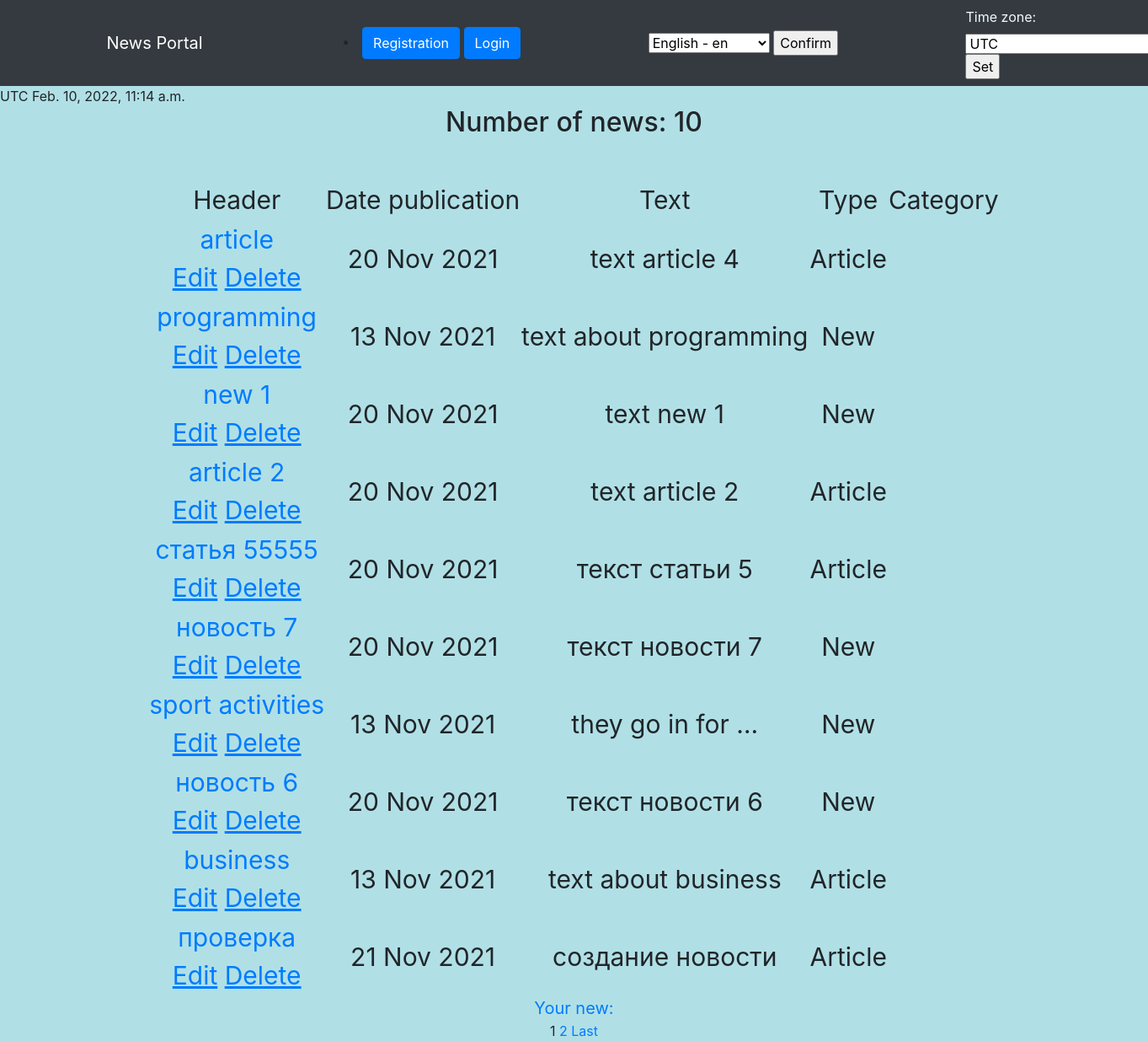
Page /news/ on the committed database.
### NewsApp/models.py (models this page shows, shortened)
class Post(models.Model):
    author = models.ForeignKey(Author,on_delete=models.CASCADE)
    News = "NW"
    Article = 'AR'
    TYPES = (
        (News, 'Новость'),
        (Article, 'Статья')
    )
    category_type = models.CharField(choices=TYPES, max_length=2, default=Article)
    date_time = models.DateTimeField(auto_now_add=True)
    header = models.CharField(max_length=64)
    text = models.CharField(max_length=128)
    rating = models.IntegerField(default=0)
    post_category = models.ManyToManyField(Category, through="PostCategory")

### NewsApp/views.py (the view, shortened to what this page needs)
# urls.py: path('' , (NewsList.as_view()), name = 'main_page'), #cache_page(60 * 1) полное кеширование страницы тут будет уместно потому что проверка авторизации!
class NewsList(ListView):
    model = Post
    template_name = 'news.html'
    context_object_name = 'news'
    queryset = Post.objects.all()
    ordering = ['-rating']
    paginate_by = 10
    def get_context_data(self, **kwargs):
        context = super().get_context_data(**kwargs)
        context['time_now'] = datetime.now() #datetime.utcnow()  # добавим переменную текущей даты time_now
        context['timezones'] = pytz.common_timezones
        return context

### NewsApp/templatetags/custom_filters.py (called while the page is built)
@register.filter(name='Censor')
def Censor(text):
    text = str(text).lower().split(' ')
    List_of_bad_words = [
        'мразь','гнилой','пожилой','каворкинг','бомж','изнасиловал'
    ]
    edited_text = ''
    for word in text:
        if word not in List_of_bad_words:
            edited_text += word + ' '
    return str(edited_text)

@register.filter(name='MyType')
def Type(text):
    type = str(text)
    if type.isalpha():
        if str(text) == 'AR':
            return 'Article'
        else:
            return 'New'
    else:
        return None

### templates/news.html (shortened to what this page needs)
{% extends 'flatpages/default.html' %}
{% load custom_filters %}
{% load i18n %}
{% block content %}
    {% if news %}
    <h2>{% trans "Кол во новостей:" %} {{ news|length }}</h2>
        <table style="margin: 0 auto;font-size: 30px;margin-top: 50px;">
            <tr>
                <td>{% trans "Заголовок" %}</td>
                <td>{% trans "Дата публикации" %}</td>
                <td>{% trans "Текст" %}</td>
                <td>{% trans "Тип" %}</td>
                <td>{% trans "Категория" %}</td>
            </tr>
            {% for new in news %}
            <tr>
                <td>
                    <a href="{% url 'new_detail' new.pk %}">{{ new.header|title|Censor }}</a> <br>
                    <a href="{% url 'new_update' new.pk %}"><u>{% trans "Редактировать" %}</u></a>
                    <a href="{% url 'new_delete' new.pk %}"><u>{% trans "Удалить" %} </u></a>
                </td>
                <td>
                    {{ new.date_time|date:'d M Y' }}
                </td>
                <td>
                    {{ new.text|truncatewords:4|Censor }}
                </td>
                <td>
                    {{ new.category_type|MyType }}
                </td>
                <td>
                </td>
            </tr>
            {% endfor %}
        </table>
    {% else %}
        <h4>{% trans "Нет новостей!" %}</h4>
    {% endif %}
    <a href="{% url 'new_create' %}" style="font-size: 20px;">{% trans "Добавить новость" %}</a> <br>
    {% if is_paginated %}
        {% for num in page_obj.paginator.page_range %}
                {% if page_obj.number == num %}
                        <a>{{ num }}</a>
                {% elif num > page_obj.number|add:'-2' and num < page_obj.number|add:'2' %}
                        <a href="?page={{ num }}">{{ num }}</a>
                {% endif %}
        {% endfor %}
        {% if page_obj.has_next %}
        <a href="?page={{ page_obj.paginator.num_pages }}">Last</a>
        {% endif %}
    {% endif %}
{% endblock content %}

### templates/flatpages/default.html (shortened to what this page needs)
{% load static %}
{% load i18n %}
{% load tz %}
<!DOCTYPE html>
<html lang="en">
<head>
  <link href="{% static 'css/bootstrap.min.css' %}" rel="stylesheet">
</head>
<body>
  {% load cache %}
    {% cache 300 form %}
    <nav class="navbar navbar-expand-lg navbar-dark bg-dark static-top">
      <div class="container">
        {% endcache %}
        <a class="navbar-brand" href="{% url 'main_page' %}">{% trans "News Portal" %}</a>
        {% load cache %}
      {% if request.user.username %}
        <div class="collapse navbar-collapse" id="navbarResponsive">
          <ul class="navbar-nav ml-auto">
            <li class="nav-item">
              <a class="nav-link" href="{% url 'signup' %}">{{ request.user.username }}</a>
            </li>
            <li class="nav-item">
              <a class="nav-link" href="{% url 'subscribe' %}">{% trans "Подписаться" %}</a>
            </li>
            <li class="nav-item">
              <a class="nav-link" href="{% url 'set_counter' %}">{% trans "Обнулить счетчик" %}</a>
            </li>
          </ul>
        </div>
      {% else %}
          <li class="nav-item">
            <a class="btn btn-primary my-2"  href="../accounts/signup/">{% trans "Зарегестрироваться" %}</a>
            <a class="btn btn-primary my-2"  href="../accounts/login/">{% trans "Логин" %}</a>
          </li>
      {% endif %}
      <form action="{% url 'set_language' %}" method="POST"> {% csrf_token %}
        <select name="language" id="">
            {% get_available_languages as LANGUAGES %}
            {% get_language_info_list for LANGUAGES as languages %}
            {% for language in languages %}
                <option value="{{ language.code }}" {% if language.code == LANGUAGE_CODE %} selected="selected" {% endif %}>
                    {{ language.name_local }} - {{ language.code }}
                </option>
            {% endfor %}
        </select>
        <input type="submit" value="{% trans "Подтвердить" %}">
    </form>
    <div class="timezone" style="color: aliceblue; width: 90px;">
    {% get_current_timezone as TIME_ZONE %}
    <form action="" method="POST">
        <label for="timezone">Time zone:</label>
        <select name="timezone">
            {% for tz in timezones %}
            <option value="{{ tz }}"{% if tz == TIME_ZONE %} selected{% endif %}>{{ tz }}</option>
            {% endfor %}
        </select>
        <input type="submit" value="Set">
    </form>
  </div>
      </div>
  </nav>
  {{ TIME_ZONE }}
  {{ time_now|timezone:TIME_ZONE }}
  <div class="container">
    <div class="row">
      <div class="col-lg-12 text-center">
       {% block content %}{% endblock content %}
      </div>
    </div>
  </div>
</body>
</html>

### rows in the picture
Post: header|Censor "article", date_time "20 Nov 2021", text|Censor "text article 4", category_type|MyType "Article"
Post: header|Censor "programming", date_time "13 Nov 2021", text|Censor "text about programming", category_type|MyType "New"
Post: header|Censor "new 1", date_time "20 Nov 2021", text|Censor "text new 1", category_type|MyType "New"
Post: header|Censor "article 2", date_time "20 Nov 2021", text|Censor "text article 2", category_type|MyType "Article"
Post: header|Censor "статья 55555", date_time "20 Nov 2021", text|Censor "текст статьи 5", category_type|MyType "Article"
Post: header|Censor "новость 7", date_time "20 Nov 2021", text|Censor "текст новости 7", category_type|MyType "New"
Post: header|Censor "sport activities", date_time "13 Nov 2021", text|Censor "they go in for …", category_type|MyType "New"
Post: header|Censor "новость 6", date_time "20 Nov 2021", text|Censor "текст новости 6", category_type|MyType "New"
Post: header|Censor "business", date_time "13 Nov 2021", text|Censor "text about business", category_type|MyType "Article"
Post: header|Censor "проверка", date_time "21 Nov 2021", text|Censor "создание новости", category_type|MyType "Article"

### other values in the picture
{{ TIME_ZONE }} "UTC"
{{ time_now|timezone:TIME_ZONE }} "Feb. 10, 2022, 11:14 a.m."
{{ news|length }} "10"
{{ num }} "1"
{{ num }} "2"
form field language "English - en"
form field timezone "UTC"
